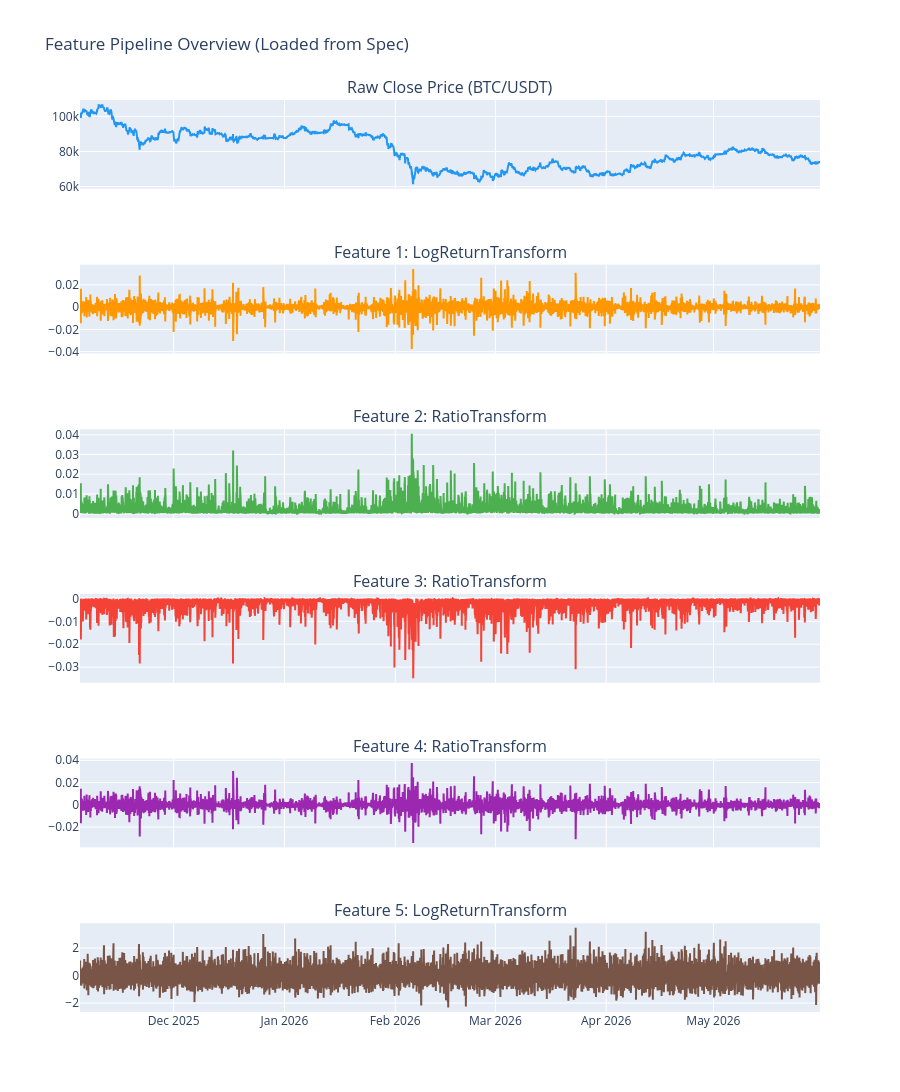

Notebook cell for this chart:
### Markdown cell above
### 4.1. Visualize Raw and Preprocessed Training Data

We load the historical bar data from the database using `spec.market` and `spec.dates` sub-models, apply the feature transformation pipeline, and visualize both the raw price series and the stationary log return input features.

### Code cell
import plotly.graph_objects as go
from plotly.subplots import make_subplots
from trading_bot.core.dataset import DatasetBuilder
from trading_bot.core.transforms import BaseTransform
import numpy as np

# 1. Fetch raw bar data using core repository and spec sub-models
market_id = spec.market.market_id
interval = spec.market.interval
start_date = spec.dates.start_date
end_date = spec.dates.end_date

with SessionLocal() as db:
    market_repo = MarketDataRepository(db)
    raw_bars = market_repo.get_bars(
        market_id,
        interval=interval,
        start_date=start_date,
        end_date=end_date,
    )

# 2. Convert to DataFrame
df_viz = pd.DataFrame([{
    "timestamp": b.timestamp,
    "open": b.open,
    "high": b.high,
    "low": b.low,
    "close": b.close,
    "volume": b.volume
} for b in raw_bars])

# 3. Dynamically extract feature columns and execute FeaturePipeline from spec
feature_cols = spec.features.feature_cols
matrix_raw = df_viz[feature_cols].values

if spec.features.feature_pipeline:
    pipeline = BaseTransform.from_dict(spec.features.feature_pipeline)
    features = pipeline.fit_transform(matrix_raw)
    # If transformation reduces length (e.g. log returns diff), pad with NaNs to align with timestamps
    diff_rows = len(df_viz) - len(features)
    if diff_rows > 0:
        pad = np.full((diff_rows, features.shape[1]), np.nan)
        features_aligned = np.vstack([pad, features])
    else:
        features_aligned = features
else:
    pipeline = None
    features_aligned = matrix_raw

# 4. Dynamically plot original price and transformed features using Plotly
num_features = features_aligned.shape[1]
subplot_titles = [f"Raw Close Price ({market_id})"]
for i in range(num_features):
    if pipeline and hasattr(pipeline, "transforms") and i < len(pipeline.transforms):
        t_name = pipeline.transforms[i].__class__.__name__
        subplot_titles.append(f"Feature {i + 1}: {t_name}")
    else:
        col_label = feature_cols[i] if i < len(feature_cols) else f"Feature {i + 1}"
        subplot_titles.append(f"Feature {i + 1}: {col_label}")

fig_viz = make_subplots(
    rows=num_features + 1, cols=1, shared_xaxes=True,
    subplot_titles=subplot_titles
)

# Raw price series trace
fig_viz.add_trace(go.Scatter(x=df_viz["timestamp"], y=df_viz["close"], name="Close Price", line=dict(color="#2196F3")), row=1, col=1)

# Feature traces
colors = ["#FF9800", "#4CAF50", "#F44336", "#9C27B0", "#795548", "#00BCD4", "#E91E63"]
for i in range(num_features):
    color = colors[i % len(colors)]
    label = subplot_titles[i + 1]
    fig_viz.add_trace(
        go.Scatter(x=df_viz["timestamp"], y=features_aligned[:, i], name=label, line=dict(color=color)),
        row=i + 2, col=1
    )

fig_viz.update_layout(height=250 * (num_features + 1), title_text="Feature Pipeline Overview (Loaded from Spec)", showlegend=False)
fig_viz.show()

### Figure 1 — Plotly figure (JSON) as saved in the notebook; plotly's stock layout.template omitted (floating-point values rounded to 4 significant figures; data arrays with more than 128 entries replaced by an {"elided": "..."} marker saying what was removed)
{"data": [{"line": {"color": "#2196F3"}, "name": "Close Price", "type": "scatter", "x": {"elided": "9937 str values"}, "xaxis": "x", "y": {"elided": "9937 float values"}, "yaxis": "y"}, {"line": {"color": "#FF9800"}, "name": "Feature 1: LogReturnTransform", "type": "scatter", "x": {"elided": "9937 str values"}, "xaxis": "x2", "y": {"elided": "9937 float values"}, "yaxis": "y2"}, {"line": {"color": "#4CAF50"}, "name": "Feature 2: RatioTransform", "type": "scatter", "x": {"elided": "9937 str values"}, "xaxis": "x3", "y": {"elided": "9937 float values"}, "yaxis": "y3"}, {"line": {"color": "#F44336"}, "name": "Feature 3: RatioTransform", "type": "scatter", "x": {"elided": "9937 str values"}, "xaxis": "x4", "y": {"elided": "9937 float values"}, "yaxis": "y4"}, {"line": {"color": "#9C27B0"}, "name": "Feature 4: RatioTransform", "type": "scatter", "x": {"elided": "9937 str values"}, "xaxis": "x5", "y": {"elided": "9937 float values"}, "yaxis": "y5"}, {"line": {"color": "#795548"}, "name": "Feature 5: LogReturnTransform", "type": "scatter", "x": {"elided": "9937 str values"}, "xaxis": "x6", "y": {"elided": "9937 float values"}, "yaxis": "y6"}], "layout": {"annotations": [{"font": {"size": 16}, "showarrow": false, "text": "Raw Close Price (BTC/USDT)", "x": 0.5, "xanchor": "center", "xref": "paper", "y": 1.0, "yanchor": "bottom", "yref": "paper"}, {"font": {"size": 16}, "showarrow": false, "text": "Feature 1: LogReturnTransform", "x": 0.5, "xanchor": "center", "xref": "paper", "y": 0.8194, "yanchor": "bottom", "yref": "paper"}, {"font": {"size": 16}, "showarrow": false, "text": "Feature 2: RatioTransform", "x": 0.5, "xanchor": "center", "xref": "paper", "y": 0.6389, "yanchor": "bottom", "yref": "paper"}, {"font": {"size": 16}, "showarrow": false, "text": "Feature 3: RatioTransform", "x": 0.5, "xanchor": "center", "xref": "paper", "y": 0.4583, "yanchor": "bottom", "yref": "paper"}, {"font": {"size": 16}, "showarrow": false, "text": "Feature 4: RatioTransform", "x": 0.5, "xanchor": "center", "xref": "paper", "y": 0.2778, "yanchor": "bottom", "yref": "paper"}, {"font": {"size": 16}, "showarrow": false, "text": "Feature 5: LogReturnTransform", "x": 0.5, "xanchor": "center", "xref": "paper", "y": 0.09722, "yanchor": "bottom", "yref": "paper"}], "height": 1500, "showlegend": false, "title": {"text": "Feature Pipeline Overview (Loaded from Spec)"}, "xaxis": {"anchor": "y", "domain": [0, 1], "matches": "x6", "showticklabels": false}, "xaxis2": {"anchor": "y2", "domain": [0, 1], "matches": "x6", "showticklabels": false}, "xaxis3": {"anchor": "y3", "domain": [0, 1], "matches": "x6", "showticklabels": false}, "xaxis4": {"anchor": "y4", "domain": [0, 1], "matches": "x6", "showticklabels": false}, "xaxis5": {"anchor": "y5", "domain": [0, 1], "matches": "x6", "showticklabels": false}, "xaxis6": {"anchor": "y6", "domain": [0, 1]}, "yaxis": {"anchor": "x", "domain": [0.9028, 1.0]}, "yaxis2": {"anchor": "x2", "domain": [0.7222, 0.8194]}, "yaxis3": {"anchor": "x3", "domain": [0.5417, 0.6389]}, "yaxis4": {"anchor": "x4", "domain": [0.3611, 0.4583]}, "yaxis5": {"anchor": "x5", "domain": [0.1806, 0.2778]}, "yaxis6": {"anchor": "x6", "domain": [0, 0.09722]}}}
